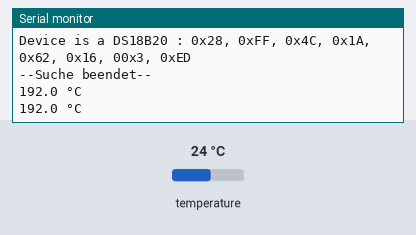
A sketch run on a simulated Arduino Uno, built with avr-gcc and run on an emulated ATmega328P. Shown: the last lines printed to the serial monitor. Inputs (shaded band) come from the test bench; at power-on: temperature 24 °C.

Above: at 2.8 s.
2.9 s: temperature set to 12 °C
At 3.9 s:
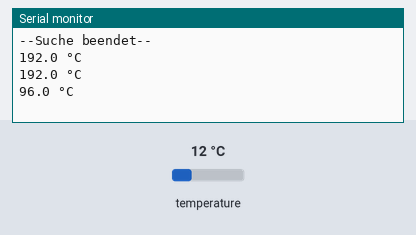
4.4 s: temperature set to 19 °C
At 5.9 s:
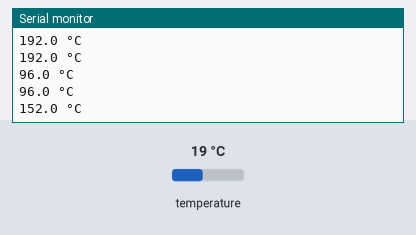
Timing chart, 0 to 7.4 s (numbered marks = the images above; inputs shaded):
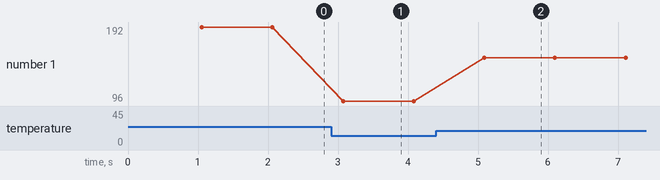

Measured:
- after the input at 2.9 s, the serial monitor: prints a new line after 0.17 s (image 1)
- after the input at 4.4 s, the serial monitor: prints a new line after 0.69 s (image 2)
- plotted number 1: 192 → 96 after the input at 2.9 s, 96 → 152 after the input at 4.4 s

The sketch:

ReadTemperature.ino
```cpp
#include <OneWire.h>

OneWire ow(2);
byte address[8];

void setup(void)
{
  Serial.begin(9600);
  lookUpSensors();
}

void lookUpSensors()
{
  int i=0;
  byte ok = 0, tmp = 0;

  Serial.println("--Suche gestartet--");
  while (ow.search(address))
  {
    tmp = 0;
    switch(address[0]) {
      case 0x10:
        //0x10 = DS18S20
        Serial.print("Device is a DS18S20 : ");
        tmp = 1;
        break;

      case 0x28:
        //0x28 = DS18B20
        Serial.print("Device is a DS18B20 : ");
        tmp = 1;
        break;

      case 0x06:
        Serial.print("Device is a DS1993 4K NVRAM : ");
        tmp = 1;
        break;

      default:
        Serial.print("Unknown Device : ");
        Serial.println(address[0],HEX);
        tmp = 0;
        break;
    }

    //display the address, if tmp is ok
    if (tmp == 1)
    {
      if (OneWire::crc8(address, 7) != address[7])
      {
        Serial.println("but it doesn't have a valid CRC!");
      }
      else
      {
        //all is ok, display it
        for (i=0;i<8;i++)
        {
          if (address[i] < 9)
          {
            Serial.print("0");
          }
          Serial.print("0x");
          Serial.print(address[i],HEX);
          if (i<7)
          {
            Serial.print(", ");
          }
        }
        Serial.println("");
        ok = 1;
      }
    }//end if tmp
  }//end while
  if (ok == 0)
  {
    Serial.println("Keine Sensoren gefunden");
  }
  Serial.println("--Suche beendet--");
}

float ReadTemperature(byte addr[8])
{
  byte data[12];
  int i;
  int HighByte, LowByte, TReading, SignBit, Tc_100, Whole, Fract;

  ow.reset();
  ow.select(addr);
  ow.write(0x44, 1);
  delay(1000);

  ow.reset();
  ow.select(addr);
  ow.write(0xBE);

  for(i = 0; i < 9; i++) {
    data[i] = ow.read();
  }

  LowByte = data[0];
  HighByte = data[1];
  TReading = (HighByte<<8)+LowByte;
  SignBit = TReading & 0x8000;
  if (SignBit) {
    TReading = (TReading ^ 0xffff)+1;
  }

  if (SignBit) TReading = -1*TReading;

  return ((float)TReading)/2;
}

void loop(void)
{
  float TheTemp;

  TheTemp = ReadTemperature(address);
  Serial.print(TheTemp, 1);
  Serial.println(" °C");
}
```
